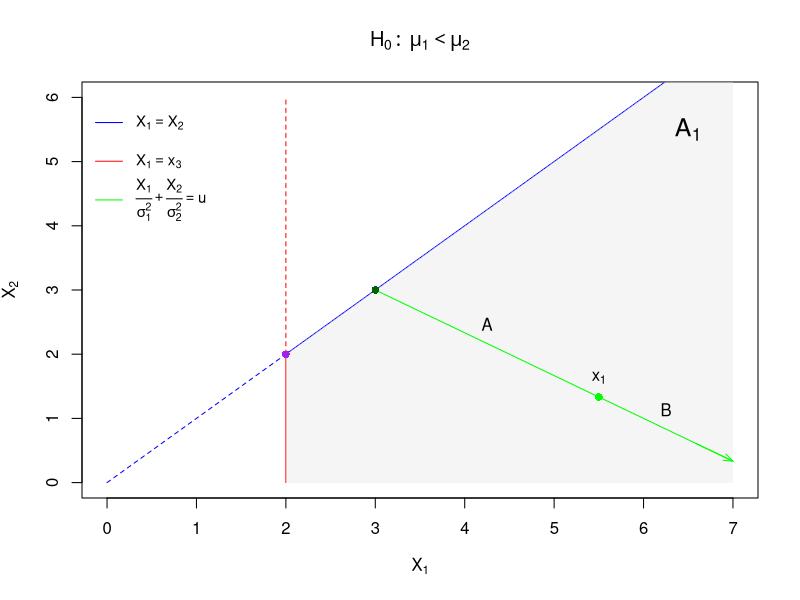

The R script that drew this image:
png(file.path(here::here(), "Figures", "line_segments_12.png"),
    width = 2000, height = 1500, res = 300)

# Define parameters
x3 <- 2      # Vertical line at X_3
S1 <- 6      # Coefficient for X_1 in the slope line equation
S2 <- 4      # Coefficient for X_2 in the slope line equation
u <- 5       # Constant for the slope line equation

# Calculate intersection points
x_intersect_green <- S1 * u / (S1 + S2)  # Intersection of green line with X_1 = X_2
x_intersect_x3 <- x3                     # Intersection of X_1 = X_2 with X_3

# Ensure the green line intersects after the vertical X_3 line
if (x_intersect_green <= x3) {
  stop("Adjust u or coefficients to ensure green line intersects to the right of x3.")
}

# Set up the plot range
xlim <- c(0, 7)
ylim <- c(0, 6)

# Create the plot
plot(
  1, type = "n", xlim = xlim, ylim = ylim,
  xlab = expression(X[1]), ylab = expression(X[2]),
  main = expression(H[0]: ~ mu[1] < mu[2])
)

# Draw X_1 = X_2 line
segments(0, 0, x_intersect_x3, x_intersect_x3, col = "blue", lty = 2)  # Dashed before X_3
segments(x_intersect_x3, x_intersect_x3, xlim[2], xlim[2], col = "blue", lty = 1)  # Solid after X_3

# Draw vertical line X_3
segments(x3, 0, x3, x_intersect_x3, col = "red", lty = 1)   # Solid before X_1 = X_2
segments(x3, x_intersect_x3, x3, ylim[2], col = "red", lty = 2)   # Dashed after X_1 = X_2

# Shade the area between the red and blue lines
x_shade <- seq(x3, xlim[2], length.out = 100)
y_shade <- pmax(x_shade, x3)
polygon(
  c(x_shade, rev(x_shade)),
  c(rep(0, length(x_shade)), rev(y_shade)),
  col = rgb(0.9, 0.9, 0.9, 0.4),
  border = NA
)

# Draw the sloped line: X_1/S1 + X_2/S2 = u
curve(
  u - (x / S1) * S2,
  from = x_intersect_green, to = xlim[2],
  add = TRUE, col = "green", lty = 1
)

# Endpoint where x = xlim[2]
arrow_x_end <- xlim[2]
arrow_y_end <- u - (arrow_x_end / S1) * S2

# Slope of green line
slope <- -S2 / S1

# Direction vector (dx, dy) = (1, slope)
# Scale it so the arrow segment is a manageable length (e.g., 0.5 units)
dir_x <- 1
dir_y <- slope
mag <- sqrt(dir_x^2 + dir_y^2)
arrow_length <- 0.5
scale <- arrow_length / mag

# Draw the arrow in the direction of the line
arrows(
  x0 = arrow_x_end - scale * dir_x,
  y0 = arrow_y_end - scale * dir_y,
  x1 = arrow_x_end,
  y1 = arrow_y_end,
  length = 0.1,    # size of the arrowhead
  angle = 20,      # angle of the arrowhead
  col = "green"
)

# Add a point at observed x1 on the green line
x1 <- 5.5
y1 <- u - (x1 / S1) * S2
points(x1, y1, col = "green", pch = 16)

# Add "A" above the green line at x = 4
x_A <- (x_intersect_green+x1)/2
y_A <- u - (x_A / S1) * S2
text(x_A, y_A + 0.3, "A", col = "black")

# Add "B" above the green line at x = 6
x_B <- (x1 + xlim[2])/2
y_B <- u - (x_B / S1) * S2
text(x_B, y_B + 0.3, "B", col = "black")

# Change "A1" to subscript notation A[1]
text(6.5, 5.5, expression(A[1]), col = "black", cex=1.5)

# Another label at x1, above the green line

text(x1, y1 + 0.3, expression(x[1]), col = "black")

# Highlight intersection points
points(x3, x3, col = "purple", pch = 16)               # Intersection X_3 with X_1=X_2
points(x_intersect_green, x_intersect_green, 
       col = "darkgreen", pch = 16)                    # Intersection X_1=X_2 with the green line

# Legend with less top space and updated sigma notation
legend(
  "topleft",
  legend = c(
    expression(X[1] == X[2]),
    expression(X[1] == x[3]),
    expression(frac(X[1], sigma[1]^2) + frac(X[2], sigma[2]^2) == u)
  ),
  col = c("blue", "red", "green"),
  lty = c(1, 1, 1),
  bty = "n",            # No box around the legend
  cex = 0.9,            # Slightly smaller text
  y.intersp = 0.8       # Reduce vertical spacing
)

dev.off()